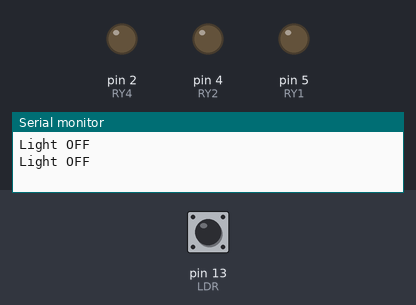
Bench run of a sketch on a simulated Arduino Uno, built with avr-gcc and run on an emulated ATmega328P. Shown: output pins drawn as LEDs (lit = HIGH), the last lines printed to the serial monitor. The inputs (shaded band) are chosen by the test bench; at power-on: pin 13 (LDR) HIGH.

Above: at 1.3 s.
1.4 s: pin 13 (LDR) pulled LOW for 1.2 s
At 2.9 s:
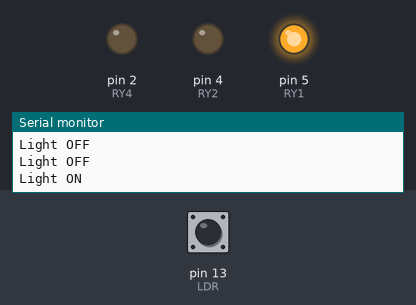
4.6 s: pin 13 (LDR) pulled LOW for 3.2 s
At 9.0 s:
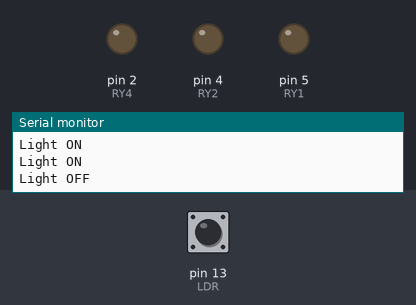
Timing chart, 0 to 10.5 s (numbered marks = the images above; inputs shaded):
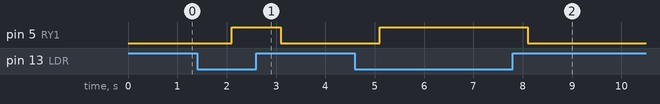

The sketch:

ESP8266-LDR.ino
```cpp
#define RY1 5
#define RY2 4
#define RY3 0
#define RY4 2

#define LDR 13

void setup() {
  pinMode(RY1, OUTPUT);
  pinMode(RY2, OUTPUT);
  pinMode(RY3, OUTPUT);
  pinMode(RY4, OUTPUT);
  pinMode(LDR, INPUT_PULLUP);

  Serial.begin(115200);
  delay(100);

}
void loop() {
  int btnLDR=digitalRead(LDR);

  if(btnLDR == LOW){
    digitalWrite(RY1,HIGH);
    Serial.print("Light ON  \n");
  }else{
    digitalWrite(RY1,LOW);
    Serial.print("Light OFF  \n");
  }

   delay(1000);
}
```

Measured:
- after the input at 1.4 s, pin 5 (RY1): LOW → HIGH after 0.70 s, → LOW 1.0 s later
- after the input at 4.6 s, pin 5 (RY1): LOW → HIGH after 0.50 s, → LOW 3.0 s later
